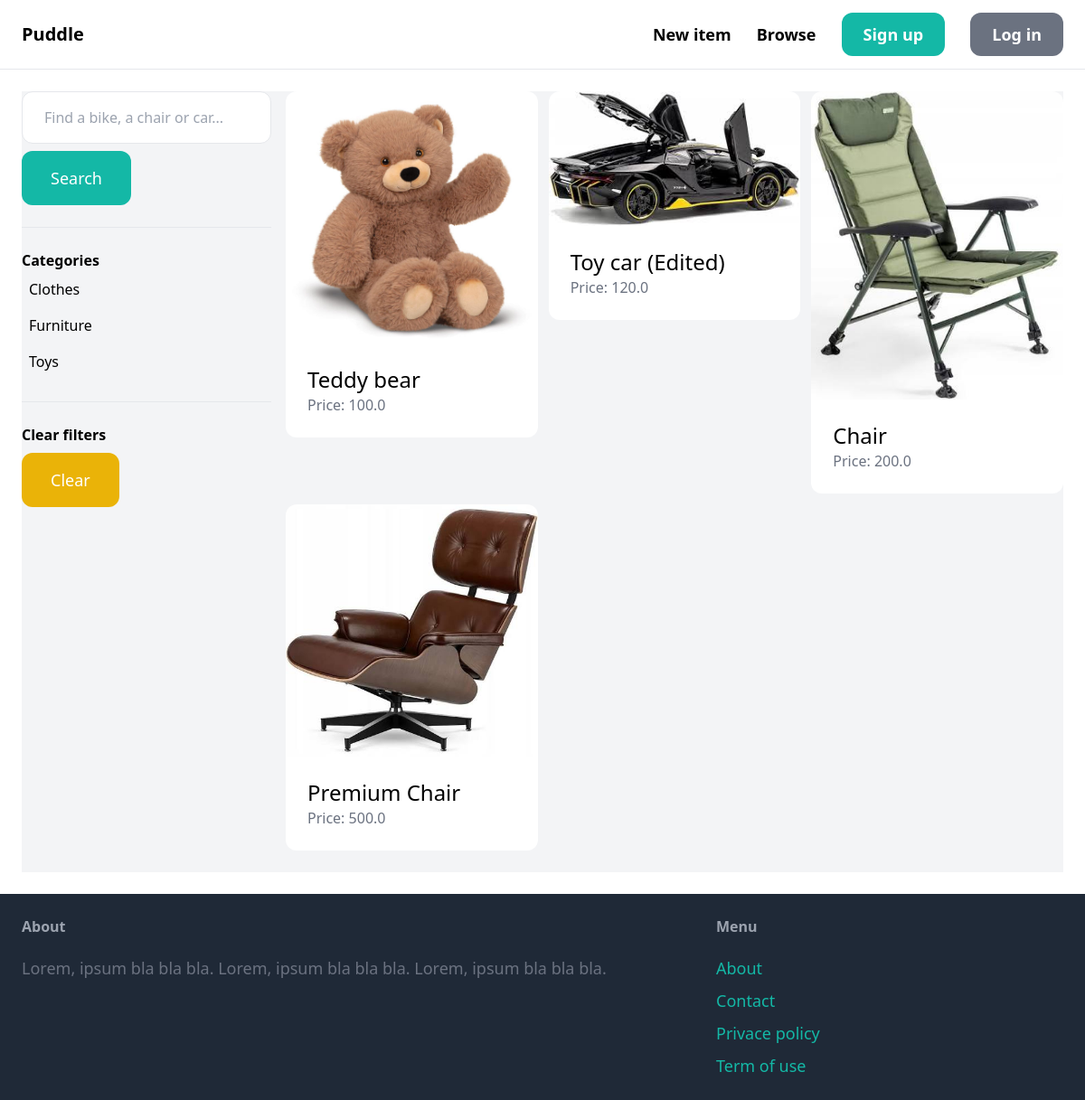
The app's page /items/ with its own data.
### item/models.py (models this page shows, shortened)
class Category(models.Model):
    name = models.CharField(max_length=255)
    class Meta:
        ordering = ('name',)
        verbose_name_plural = 'Categories'

class Item(models.Model):
    category = models.ForeignKey(Category, related_name='items', on_delete=models.CASCADE)
    name = models.CharField(max_length=255)
    description = models.TextField(blank=True, null=True)
    price = models.FloatField()
    image = models.ImageField(upload_to='item_images', blank=True, null=True)
    is_sold = models.BooleanField(default=False)
    created_at = models.DateTimeField(auto_now_add=True)
    created_by =  models.ForeignKey(User, related_name='items', on_delete=models.CASCADE)

### item/views.py (the view)
# urls.py: path('', views.items, name='items'),
def items(request):
    query = request.GET.get('query', '')
    category_id = request.GET.get('category', 0)
    categories = Category.objects.all()
    items = Item.objects.filter(is_sold=False)
    if category_id:
        items = items.filter(category_id=category_id)
    if query:
        items = items.filter(Q(name__icontains=query) | Q(description__icontains=query))
    return render(request, 'item/items.html', {
        'items': items,
        'query': query,
        'categories': categories,
        'category_id': int(category_id)
    })

### item/templates/item/items.html (shortened to what this page needs)
{% extends 'core/base.html' %}
{% block content %}
    <div class="pb-6 grid grid-cols-4 gap-4 bg-gray-100">
        <div class="col-span-1">
            <form method="get" action="{% url 'item:items' %}">
                <input name="query" class="w-full py-4 px-6 border rounded-xl" type="text" value="{{ query }}" placeholder="Find a bike, a chair or car...">
                <button class="mt-2 py-4 px-8 text-lg bg-teal-500 text-white rounded-xl">Search</button>
            </form>
            <hr class="my-6">
            <p class="font-semibold">Categories</p>
            <ul>
                {% for category in categories %}
                    <li class="py-2 px-2 rounded-xl{% if category.id == category_id %} bg-gray-200{% endif %}">
                        <a href="{% url 'item:items' %}?query={{ query }}&category={{ category.id }}">{{ category.name }}</a>
                    </li>
                {% endfor %}
            </ul>
            <hr class="my-6">
            <p class="font-semibold">Clear filters</p>
            <ul>
                <li><a href="{% url 'item:items' %}" class="mt-2 py-4 px-8 inline-block bg-yellow-500 text-lg rounded-xl text-white">Clear</a>
        </div>
        <div class="col-span-3">
            <div class="grid grid-cols-3 gap-3">
                {% for item in items %}
                    <div>
                        <a href="{% url 'item:detail' item.id %}">
                            <div>
                                <img src="{{ item.image.url }}" class="rounded-t-xl">
                            </div>
                            <div class="p-6 bg-white rounded-b-xl">
                                <h2 class="text-2xl">{{ item.name }}</h2>
                                <p class="text-gray-500">Price: {{ item.price }}</p>
                            </div>
                        </a>
                    </div>
                {% endfor %}
            </div>
        </div>
    </div>
{% endblock %}

### records on screen
Category: name "Clothes"
Category: name "Furniture"
Category: name "Toys"
Item: image (picture), name "Teddy bear", price "100.0"
Item: image (picture), name "Toy car (Edited)", price "120.0"
Item: image (picture), name "Chair", price "200.0"
Item: image (picture), name "Premium Chair", price "500.0"
